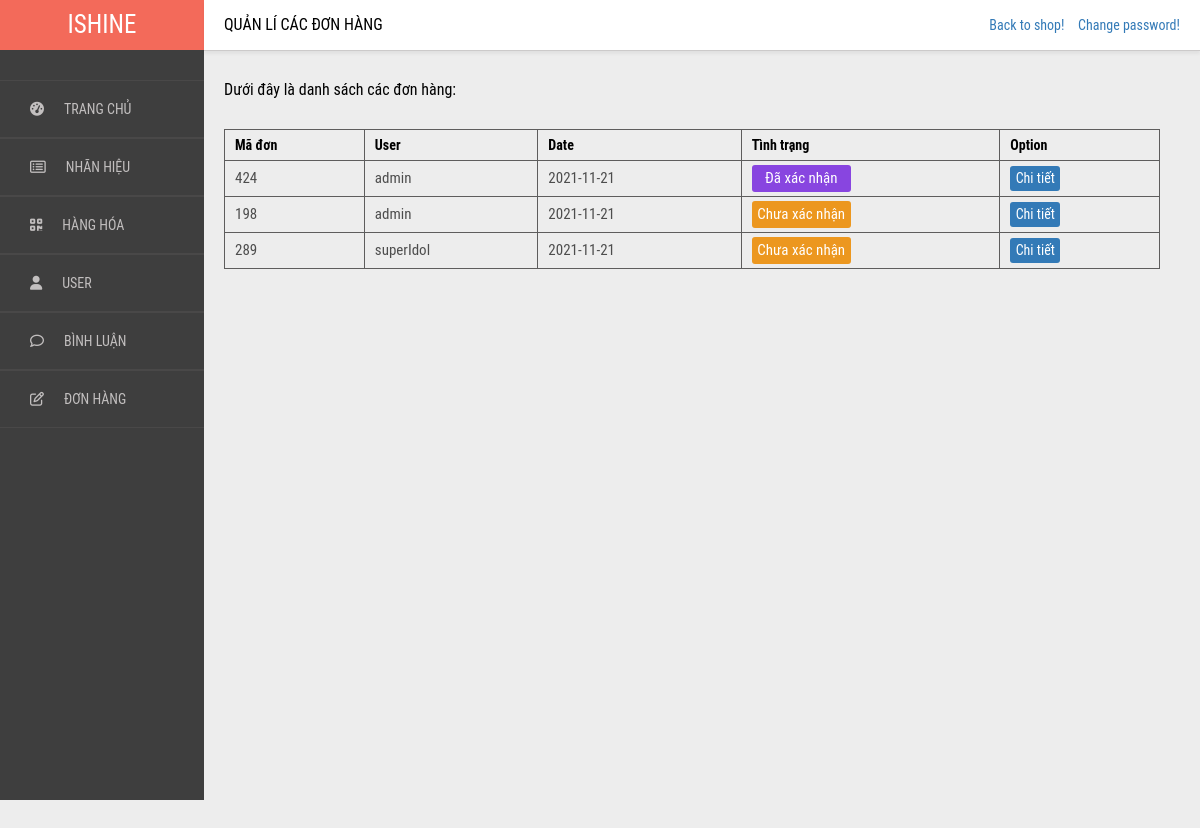
The page /admin/don_hang/don_hang.php (signed in) on the database its author committed.
### tables this page shows
CREATE TABLE `don_hang` (
  `ma_don` int(11) NOT NULL,
  `user` varchar(20) NOT NULL,
  `date` date NOT NULL,
  `tinh_trang` int(20) NOT NULL,
  `ho_va_ten` varchar(50) NOT NULL,
  `So_dien_thoai` varchar(50) NOT NULL,
  `email` varchar(50) NOT NULL,
  `Dia_chi` varchar(50) NOT NULL,
  `note` varchar(50) NOT NULL
);

### admin/don_hang/don_hang.php (the view, shortened to what this page needs)
<?php
    $sql=mysqli_connect("mysql.site4now.net","a7cc8e_dapoet1","123456aA@","db_a7cc8e_dapoet1");
    $selectData = "SELECT * FROM don_hang";
    $row=$sql->query($selectData);
    $arr=array();
    while($res=$row->fetch_assoc()){
        array_push($arr,$res);
    }
    function getStatusId($i){
        if($i==1){
            return "status_1";
        }
        if($i==2){
            return "status_2";
        }
    }
    function getStatusText($i){
        if($i==1){
            return "Chưa xác nhận";
        }
        if($i==2){
            return "Đã xác nhận";
        }
    }
?>
<!DOCTYPE html>
<html lang="en">
<head>
    <link rel="stylesheet" href="./css/don_hang_style.css">
</head>
<body>
    <div class="wrap">
        <div class="left-side-menu">
            <div class="logo">
                <p>ISHINE</p>
            </div>
            <ul class="menu-list">
                <a href="../trang_chu/trang_chu.php">
                    <li>
                        <i class="fa fa-dashboard"></i>TRANG CHỦ
                    </li>
                </a>
                <a href="../brand/brand.php">
                    <li>
                        <i class="fa fa-list-alt" aria-hidden="true"></i>NHÃN HIỆU
                    </li>
                </a>
                <a href="../hang_hoa/hang_hoa.php">
                    <li>
                        <i class="fa fa-qrcode"></i>HÀNG HÓA
                    </li>
                </a>
                <a href="../user/user.php">
                    <li>
                        <i class="fa fa-user"></i>USER
                    </li>
                </a>
                <a href="../binh_luan/binh_luan.php">
                    <li>
                        <i class="fa fa-comment-o" aria-hidden="true"></i>BÌNH LUẬN
                    </li>
                </a>
                <a href="../don_hang/don_hang.php">
                    <li>
                        <i class="fa fa-edit"></i>ĐƠN HÀNG
                    </li>
                </a>
            </ul>
        </div>
        <div class="right-side-content">
            <div class="header">
                <div class="title">
                    <p>QUẢN LÍ CÁC ĐƠN HÀNG</p>
                </div>
                <div>
                    <a href="../../index.php">Back to shop!</a>
                    <a href="../../user/doi_mat_khau.php" style=" margin-left:10px">Change password!</a>
                </div>
            </div>
            <div class="content">
                <p style="margin-bottom: 30px;">Dưới đây là danh sách các đơn hàng:</p>
                <div>
                    <table>
                        <tr>
                            <th>Mã đơn</th>
                            <th>User</th>
                            <th>Date</th>
                            <th>Tình trạng</th>
                            <th>Option</th>
                        </tr>
                        <?php
                          foreach($arr as $i=>$don){
                              $ma_don=$don['ma_don'];
                              $user=$don['user'];
                              $date=$don['date'];
                              $statusId=getStatusId($don['tinh_trang']);
                              $statusText=getStatusText($don['tinh_trang']);
                              echo "<tr>
                                        <td>$ma_don</td>
                                        <td>$user</td>
                                        <td>$date</td>
                                        <td><span id=\"$statusId\" class=\"status\">$statusText</span></td>
                                        <td><a href=\"./chi_tiet.php?ma_don=$ma_don\" class=\"chi_tiet\">Chi tiết</a></td>
                                    </tr> ";
                          }
                        ?>
                    </table>
                </div>
            </div>
        </div>
</body>
</html>

### admin/don_hang/css/don_hang_style.css (style rules this page uses)
* { margin:0px; padding: 0px; box-sizing: border-box; font-family: "Roboto Condensed", sans-serif; }
a { text-decoration: none; list-style: none; color: black }
tr,th,td { border: 1px solid rgb(94, 93, 93); padding-left: 10px; }
table { border-collapse: collapse; width: 100%; }
.wrap { width: 100%; padding-bottom: 100px; background-color: #EDEDED; }
.wrap .left-side-menu { width: 17%; background-color: #3E3E3E; height: 100vh; position: fixed; }
.wrap .left-side-menu .logo { line-height: 50px; background-color: #F36A5A; }
.wrap .left-side-menu .logo p { text-align: center; font-size: 25px; color: #fff; }
.wrap .left-side-menu ul { margin-top: 30px; }
.wrap .left-side-menu ul li { padding: 20px 30px; border-top: 1px solid rgb(73, 72, 72); border-bottom: 0.5px solid rgb(73, 72, 72); cursor: pointer; }
.wrap .left-side-menu ul a li { color: rgb(194, 191, 191); font-size: 14px; }
.wrap .left-side-menu ul li i { margin-right: 20px; }
.wrap .right-side-content { width: 100%; padding-left: 17%; padding-top: 80px; }
.wrap .right-side-content .header { position: fixed; top: 0px; width: 83%; line-height: 50px; display: flex; padding: 0px 20px; justify-content: space-between; background-color: #fff; border-bottom: 1px solid rgb(204, 202, 202); box-shadow: 0 3px 3px rgb(0 0 0 / 5%); }
.wrap .right-side-content .header a { font-size: 14px; color: #337ab7; }
.wrap .right-side-content .content { padding-left: 20px; padding-right: 40px; min-height: 100vh; }
th,td { color: rgb(77, 77, 77); text-align: left; font-size: 15px; }
td { line-height: 35px; }
th { font-size: 14px; color: black; font-weight: 600; line-height: 30px; }
.chi_tiet { display: inline-block; background-color: #337AB7; color: #fff; font-size: 14px; width: 50px; text-align: center; line-height: 25px; border-radius: 3px; }
.status { display: inline-block; width: 40%; line-height: 27px; text-align: center; color: #fff; border-radius: 3px; }
#status_1 { background-color: #EC971F; }
#status_2 { background-color: #8845e0; }

### rows shown on the page
don_hang: ma_don "424", user "admin", date "2021-11-21", tinh_trang "Đã xác nhận"
don_hang: ma_don "198", user "admin", date "2021-11-21", tinh_trang "Chưa xác nhận"
don_hang: ma_don "289", user "superIdol", date "2021-11-21", tinh_trang "Chưa xác nhận"
